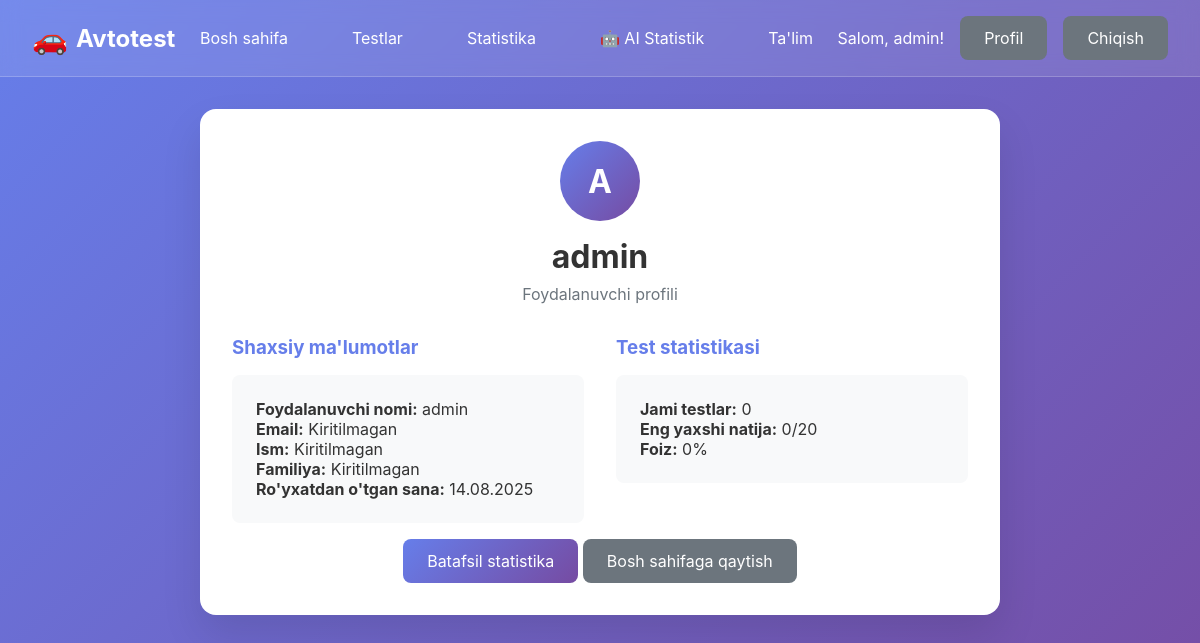
The app's page /account/profile/ (signed in) with its own data.
### account/models.py (models this page shows, shortened)
class CustomUser(AbstractUser):
    phone_number = models.CharField(max_length=15, blank=True, null=True)
    birth_date = models.DateField(blank=True, null=True)
    total_tests_taken = models.IntegerField(default=0)
    best_score = models.IntegerField(default=0)
    created_at = models.DateTimeField(auto_now_add=True)
    updated_at = models.DateTimeField(auto_now=True)
    groups = models.ManyToManyField(
        'auth.Group',
        verbose_name='groups',
        blank=True,
        help_text='The groups this user belongs to.',
        related_name='customuser_set',
        related_query_name='customuser',
    )
    user_permissions = models.ManyToManyField(
        'auth.Permission',
        verbose_name='user permissions',
        blank=True,
        help_text='Specific permissions for this user.',
        related_name='customuser_set',
        related_query_name='customuser',
    )

### account/views.py (the view)
# urls.py: path('profile/', views.profile_view, name='profile'),
@login_required
def profile_view(request):
    profile, created = UserProfile.objects.get_or_create(user=request.user)
    if request.method == 'POST':
        user_form = UserUpdateForm(request.POST, instance=request.user)
        profile_form = UserProfileForm(request.POST, request.FILES, instance=profile)
        if user_form.is_valid() and profile_form.is_valid():
            user_form.save()
            profile_form.save()
            messages.success(request, 'Profil muvaffaqiyatli yangilandi!')
            return redirect('account:profile')
    else:
        user_form = UserUpdateForm(instance=request.user)
        profile_form = UserProfileForm(instance=profile)
    context = {
        'user_form': user_form,
        'profile_form': profile_form,
    }
    return render(request, 'account/profile.html', context)

### templates/account/profile.html (shortened to what this page needs)
{% extends 'base.html' %}
{% block content %}
<div style="max-width: 800px; margin: 0 auto;">
    <div class="card">
        <div class="text-center mb-3">
            <div style="width: 80px; height: 80px; background: linear-gradient(135deg, #667eea 0%, #764ba2 100%); border-radius: 50%; margin: 0 auto 1rem; display: flex; align-items: center; justify-content: center; color: white; font-size: 2rem; font-weight: bold;">
                {{ user.username|first|upper }}
            </div>
            <h1 style="color: #333; margin-bottom: 0.5rem;">{{ user.username }}</h1>
            <p style="color: #6c757d;">Foydalanuvchi profili</p>
        </div>
        <div style="display: grid; grid-template-columns: repeat(auto-fit, minmax(250px, 1fr)); gap: 2rem; margin-top: 2rem;">
            <div>
                <h3 style="color: #667eea; margin-bottom: 1rem;">Shaxsiy ma'lumotlar</h3>
                <div style="background: #f8f9fa; padding: 1.5rem; border-radius: 8px;">
                    <p><strong>Foydalanuvchi nomi:</strong> {{ user.username }}</p>
                    <p><strong>Email:</strong> {{ user.email|default:"Kiritilmagan" }}</p>
                    <p><strong>Ism:</strong> {{ user.first_name|default:"Kiritilmagan" }}</p>
                    <p><strong>Familiya:</strong> {{ user.last_name|default:"Kiritilmagan" }}</p>
                    <p><strong>Ro'yxatdan o'tgan sana:</strong> {{ user.date_joined|date:"d.m.Y" }}</p>
                </div>
            </div>
            <div>
                <h3 style="color: #667eea; margin-bottom: 1rem;">Test statistikasi</h3>
                <div style="background: #f8f9fa; padding: 1.5rem; border-radius: 8px;">
                    <p><strong>Jami testlar:</strong> {{ user.total_tests_taken }}</p>
                    <p><strong>Eng yaxshi natija:</strong> {{ user.best_score }}/20</p>
                    <p><strong>Foiz:</strong>
                        {% if user.best_score > 0 %}
                            {{ user.best_score|floatformat:0 }}0%
                        {% else %}
                            0%
                        {% endif %}
                    </p>
                </div>
            </div>
        </div>
        <div class="text-center mt-3">
            <a href="{% url 'quiz:statistics' %}" class="btn">Batafsil statistika</a>
            <a href="{% url 'home' %}" class="btn btn-secondary">Bosh sahifaga qaytish</a>
        </div>
    </div>
</div>
{% endblock %}

### templates/base.html (shortened to what this page needs)
<!DOCTYPE html>
<html lang="uz">
<head>
</head>
<body>
    <nav class="navbar">
        <div class="nav-container">
            <a href="{% url 'home' %}" class="logo">Avtotest</a>
            <ul class="nav-links">
                <li><a href="{% url 'home' %}">Bosh sahifa</a></li>
                <li><a href="{% url 'quiz:categories' %}">Testlar</a></li>
                <li><a href="{% url 'quiz:statistics' %}">Statistika</a></li>
                <li><a href="{% url 'quiz:ai_analytics' %}">🤖 AI Statistik</a></li>
                <li><a href="{% url 'quiz:education' %}">Ta'lim</a></li>
            </ul>
            <div class="user-info">
                {% if user.is_authenticated %}
                    <span>Salom, {{ user.username }}!</span>
                    <a href="{% url 'account:profile' %}" class="btn btn-secondary">Profil</a>
                    <a href="{% url 'account:logout' %}" class="btn btn-secondary">Chiqish</a>
                {% else %}
                    <a href="{% url 'account:login' %}" class="btn">Kirish</a>
                    <a href="{% url 'account:register' %}" class="btn btn-secondary">Ro'yxatdan o'tish</a>
                {% endif %}
            </div>
        </div>
    </nav>
    <main class="container">
        {% block content %}
        {% endblock %}
    </main>
</body>
</html>

### templates/base.html (style rules this page uses)
* { margin: 0; padding: 0; box-sizing: border-box; }
body { font-family: -apple-system, BlinkMacSystemFont, 'Segoe UI', Roboto, sans-serif; background: linear-gradient(135deg, #667eea 0%, #764ba2 100%); min-height: 100vh; color: #333; }
.navbar { background: rgba(255, 255, 255, 0.1); backdrop-filter: blur(10px); padding: 1rem 0; border-bottom: 1px solid rgba(255, 255, 255, 0.2); }
.nav-container { max-width: 1200px; margin: 0 auto; padding: 0 2rem; display: flex; justify-content: space-between; align-items: center; }
.logo { display: flex; align-items: center; color: white; text-decoration: none; font-size: 1.5rem; font-weight: bold; }
.logo::before { content: "🚗"; margin-right: 0.5rem; font-size: 1.8rem; }
.nav-links { display: flex; list-style: none; gap: 2rem; align-items: center; }
.nav-links a { color: white; text-decoration: none; padding: 0.5rem 1rem; border-radius: 8px; transition: background-color 0.3s; }
.user-info { color: white; display: flex; align-items: center; gap: 1rem; }
.container { max-width: 1200px; margin: 0 auto; padding: 2rem; }
.card { background: white; border-radius: 16px; padding: 2rem; box-shadow: 0 20px 40px rgba(0, 0, 0, 0.1); margin-bottom: 2rem; }
.btn { background: linear-gradient(135deg, #667eea 0%, #764ba2 100%); color: white; border: none; padding: 0.75rem 1.5rem; border-radius: 8px; font-size: 1rem; cursor: pointer; text-decoration: none; display: inline-block; transition: transform 0.2s, box-shadow 0.2s; }
.btn-secondary { background: #6c757d; }
.text-center { text-align: center; }
.mt-3 { margin-top: 1rem; }
.mb-3 { margin-bottom: 1rem; }

### records on screen
CustomUser: username "admin", username|first "A", email "Kiritilmagan", first_name "Kiritilmagan", last_name "Kiritilmagan", date_joined "14.08.2025", total_tests_taken "0", best_score "0"
